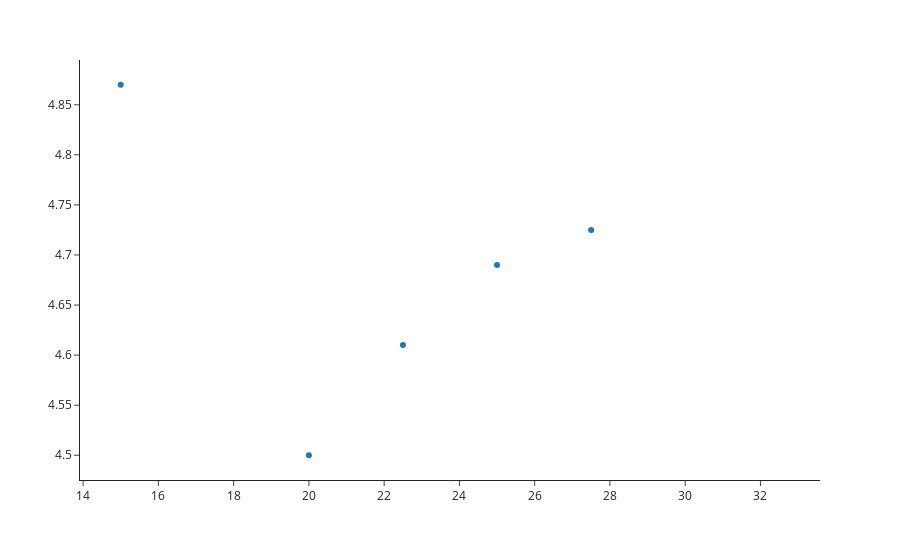

The notebook cell saved with this chart:
### Markdown cell above
Következtetés: Egy adott kutya sebessége csökken minél magasabb gáton fut, a korreláció +49%. Ez ésszerűnek tűnik, hiszen tovább tart ugyanazt a távot megtenni, ha közben egyre magasabbra kell ugrani.

### Code cell
#Bailey kutya  futási eredményeinek ábrázolása
import plotly.express as px

fig = px.scatter(run2, x=run2['hurdles'], y=run2['Bailey'], 
                 template = 'simple_white')

#az x és y tengely feliratok eltávolítása
fig.update_layout(xaxis_title=None, yaxis_title=None)
#fig.update_xaxes(showticklabels=False)

fig.show()

### Figure 1 — Plotly figure (JSON) as saved in the notebook; plotly's stock layout.template omitted (floating-point values rounded to 4 significant figures)
{"data": [{"hovertemplate": "hurdles=%{x}<br>Bailey=%{y}<extra></extra>", "legendgroup": "", "marker": {"color": "#1F77B4", "symbol": "circle"}, "mode": "markers", "name": "", "orientation": "v", "showlegend": false, "type": "scatter", "x": [15, 20, 22.5, 25, 27.5, 30, 32.5], "xaxis": "x", "y": [4.87, 4.5, 4.61, 4.69, 4.725, null, null], "yaxis": "y"}], "layout": {"autosize": true, "legend": {"tracegroupgap": 0}, "margin": {"t": 60}, "xaxis": {"anchor": "y", "autorange": true, "domain": [0, 1], "range": [13.83, 33.67], "title": {}, "type": "linear"}, "yaxis": {"anchor": "x", "autorange": true, "domain": [0, 1], "range": [4.471, 4.899], "title": {}, "type": "linear"}}}
